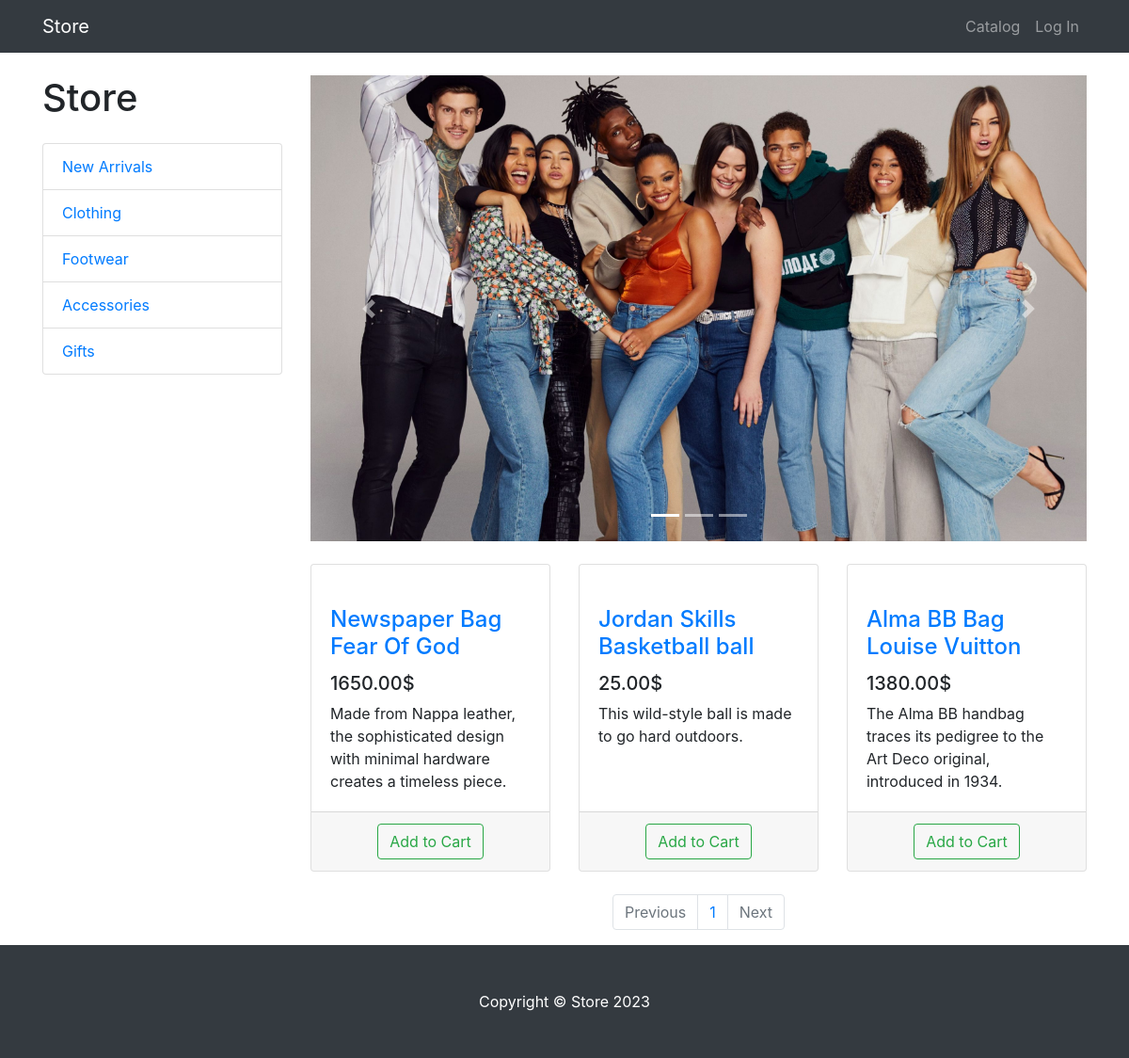
/products/category/7/, run on the app's committed database.
### products/models.py (models this page shows, shortened)
class ProductCategory(models.Model):
    name = models.CharField(max_length=128)
    description = models.TextField(null=True, blank=True)
    class Meta:
        verbose_name = 'Category'
        verbose_name_plural = 'Categories'

class Product(models.Model):
    name = models.CharField(max_length=256)
    description = models.TextField()
    price = models.DecimalField(max_digits=6, decimal_places=2)
    quantity = models.PositiveIntegerField(default=0)
    image = models.ImageField(upload_to='products_images')
    category = models.ForeignKey(ProductCategory, on_delete=models.CASCADE)
    class Meta:
        verbose_name = 'Product'
        verbose_name_plural = 'Products'

### products/views.py (the view)
# urls.py: path('products/', include('products.urls',namespace='products')),
def products(request, category_id=None, page_number=1):
    if category_id:
        products = Product.objects.filter(category_id=category_id)
    else:
        products = Product.objects.all()
    per_page = 3
    paginator = Paginator(products, per_page)
    products_paginator = paginator.page(page_number)
    context = {
        'title': 'Store - Catalog',
        'categories': ProductCategory.objects.all(),
        'products': products_paginator,
        'category_id': category_id,
    }
    return render(request, 'products/products.html', context)

### products/templates/products/products.html (shortened to what this page needs)
{% extends "products/base.html" %}
{% load static %}
{% block css %}
    <link href="{% static 'vendor/css/products.css' %}" rel="stylesheet">
{% endblock %}
{% block content %}
    <div class="container">
    <div class="row">
        <div class="col-lg-3">
            <h1 class="my-4">Store</h1>
            <div class="list-group">
                {% for category in categories %}
                    <a href="{% url 'products:category' category.id %}" class="list-group-item">
                        {{ category.name }}
                    </a>
                {% endfor %}
            </div>
        </div>
        <div class="col-lg-9">
            <div id="carouselExampleIndicators" class="carousel slide my-4" data-ride="carousel">
                <ol class="carousel-indicators">
                    <li data-target="#carouselExampleIndicators" data-slide-to="0" class="active"></li>
                    <li data-target="#carouselExampleIndicators" data-slide-to="1"></li>
                    <li data-target="#carouselExampleIndicators" data-slide-to="2"></li>
                </ol>
                <div class="carousel-inner" role="listbox">
                    <div class="carousel-item active">
                        <img class="d-block img-fluid" src="/static/vendor/img/slides/slide-1.jpg" alt="First slide">
                    </div>
                </div>
                <a class="carousel-control-prev" href="#carouselExampleIndicators" role="button" data-slide="prev">
                    <span class="carousel-control-prev-icon" aria-hidden="true"></span>
                </a>
                <a class="carousel-control-next" href="#carouselExampleIndicators" role="button" data-slide="next">
                    <span class="carousel-control-next-icon" aria-hidden="true"></span>
                </a>
            </div>
            <div class="row">
                {% for product in products %}
                <div class="col-lg-4 col-md-6 mb-4">
                    <div class="card h-100">
                        <a href="#">
                        </a>
                        <div class="card-body">
                            <h4 class="card-title">
                                <a href="#">{{ product.name }}</a>
                            </h4>
                            <h5>{{ product.price  }}$</h5>
                            <p class="card-text">{{ product.description }}</p>
                        </div>
                        <div class="card-footer text-center">
                            <a class="btn btn-outline-success"
                               href="{% url 'products:basket_add' product.id %}">
                                Add to Cart</a>
                        </div>
                    </div>
                </div>
                {% endfor %}
            </div>
            <nav aria-label="Page navigation example">
                <ul class="pagination justify-content-center">
                    <li class="page-item {% if not products.has_previous %} disabled {% endif %}">
                        <a class="page-link" href="{% if products.has_previous %} {% url 'products:paginator' products.previous_page_number %}
                        {% else %} # {% endif %} "
                           tabindex="-1" aria-disabled="true">
                            Previous
                        </a>
                    </li>
                    {% for page_num in products.paginator.page_range %}
                        <li class="page-item"><a class="page-link" href="{% url 'products:paginator' page_num %}">{{ page_num }}</a></li>
                    {% endfor %}
                    <li class="page-item {%  if not products.has_next %} disabled {% endif %}">
                        <a class="page-link" href="{% if products.has_next %} {% url 'products:paginator' products.next_page_number %} {% else %} # {% endif %}">Next</a>
                    </li>
                </ul>
            </nav>
        </div>
    </div>
</div>
{% endblock %}
{% block footer %}
    <footer class="py-5 bg-dark">
    <div class="container">
        <p class="m-0 text-center text-white">Copyright &copy; Store 2023</p>
    </div>
</footer>
{% endblock %}

### data on the page
ProductCategory: name "New Arrivals"
ProductCategory: name "Clothing"
ProductCategory: name "Footwear"
ProductCategory: name "Accessories"
ProductCategory: name "Gifts"
Product: name "Newspaper Bag Fear Of God", price "1650.00", description "Made from Nappa leather, the sophisticated design with minimal hardware creates a timeless piece."
Product: name "Jordan Skills Basketball ball", price "25.00", description "This wild-style ball is made to go hard outdoors."
Product: name "Alma BB Bag Louise Vuitton", price "1380.00", description "The Alma BB handbag traces its pedigree to the Art Deco original, introduced in 1934."

### other printed values
{{ page_num }} "1"
